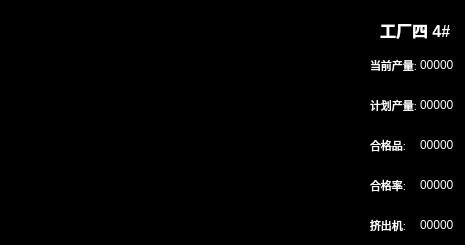
     <widget class="QFrame" name="frame_curve16">
      <property name="geometry">
       <rect>
        <x>1440</x>
        <y>765</y>
        <width>465</width>
        <height>245</height>
       </rect>
      </property>
      <property name="styleSheet">
       <string notr="true">background-color: rgb(0, 0, 0);</string>
      </property>
      <property name="frameShape">
       <enum>QFrame::StyledPanel</enum>
      </property>
      <property name="frameShadow">
       <enum>QFrame::Raised</enum>
      </property>
      <widget class="QWidget" name="curve16_data1" native="true">
       <property name="geometry">
        <rect>
         <x>370</x>
         <y>50</y>
         <width>95</width>
         <height>30</height>
        </rect>
       </property>
       <widget class="QLabel" name="curve16_data1_title">
        <property name="geometry">
         <rect>
          <x>0</x>
          <y>0</y>
          <width>50</width>
          <height>30</height>
         </rect>
        </property>
        <property name="font">
         <font>
          <pointsize>8</pointsize>
          <weight>50</weight>
          <bold>false</bold>
         </font>
        </property>
        <property name="layoutDirection">
         <enum>Qt::LeftToRight</enum>
        </property>
        <property name="autoFillBackground">
         <bool>false</bool>
        </property>
        <property name="styleSheet">
         <string notr="true">color: rgb(255, 255, 255);</string>
        </property>
        <property name="text">
         <string>当前产量:</string>
        </property>
       </widget>
       <widget class="QLabel" name="curve16_data1_data">
        <property name="geometry">
         <rect>
          <x>50</x>
          <y>0</y>
          <width>45</width>
          <height>30</height>
         </rect>
        </property>
        <property name="styleSheet">
         <string notr="true">color: rgb(255, 255, 255);</string>
        </property>
        <property name="text">
         <string>00000</string>
        </property>
       </widget>
      </widget>
      <widget class="QWidget" name="curve16_data2" native="true">
       <property name="geometry">
        <rect>
         <x>370</x>
         <y>90</y>
         <width>95</width>
         <height>30</height>
        </rect>
       </property>
       <widget class="QLabel" name="curve16_data2_title">
        <property name="geometry">
         <rect>
          <x>0</x>
          <y>0</y>
          <width>50</width>
          <height>30</height>
         </rect>
        </property>
        <property name="font">
         <font>
          <pointsize>8</pointsize>
          <weight>50</weight>
          <bold>false</bold>
         </font>
        </property>
        <property name="layoutDirection">
         <enum>Qt::LeftToRight</enum>
        </property>
        <property name="autoFillBackground">
         <bool>false</bool>
        </property>
        <property name="styleSheet">
         <string notr="true">color: rgb(255, 255, 255);</string>
        </property>
        <property name="text">
         <string>计划产量:</string>
        </property>
       </widget>
       <widget class="QLabel" name="curve16_data2_data">
        <property name="geometry">
         <rect>
          <x>50</x>
          <y>0</y>
          <width>45</width>
          <height>30</height>
         </rect>
        </property>
        <property name="styleSheet">
         <string notr="true">color: rgb(255, 255, 255);</string>
        </property>
        <property name="text">
         <string>00000</string>
        </property>
       </widget>
      </widget>
      <widget class="QWidget" name="curve16_data3" native="true">
       <property name="geometry">
        <rect>
         <x>370</x>
         <y>130</y>
         <width>95</width>
         <height>30</height>
        </rect>
       </property>
       <widget class="QLabel" name="curve16_data3_title">
        <property name="geometry">
         <rect>
          <x>0</x>
          <y>0</y>
          <width>50</width>
          <height>30</height>
         </rect>
        </property>
        <property name="font">
         <font>
          <pointsize>8</pointsize>
          <weight>50</weight>
          <bold>false</bold>
         </font>
        </property>
        <property name="layoutDirection">
         <enum>Qt::LeftToRight</enum>
        </property>
        <property name="autoFillBackground">
         <bool>false</bool>
        </property>
        <property name="styleSheet">
         <string notr="true">color: rgb(255, 255, 255);</string>
        </property>
        <property name="text">
         <string>合格品:</string>
        </property>
       </widget>
       <widget class="QLabel" name="curve16_data3_data">
        <property name="geometry">
         <rect>
          <x>50</x>
          <y>0</y>
          <width>45</width>
          <height>30</height>
         </rect>
        </property>
        <property name="styleSheet">
         <string notr="true">color: rgb(255, 255, 255);</string>
        </property>
        <property name="text">
         <string>00000</string>
        </property>
       </widget>
      </widget>
      <widget class="QWidget" name="curve16_data4" native="true">
       <property name="geometry">
        <rect>
         <x>370</x>
         <y>170</y>
         <width>95</width>
         <height>30</height>
        </rect>
       </property>
       <widget class="QLabel" name="curve16_data4_title">
        <property name="geometry">
         <rect>
          <x>0</x>
          <y>0</y>
          <width>50</width>
          <height>30</height>
         </rect>
        </property>
        <property name="font">
         <font>
          <pointsize>8</pointsize>
          <weight>50</weight>
          <bold>false</bold>
         </font>
        </property>
        <property name="layoutDirection">
         <enum>Qt::LeftToRight</enum>
        </property>
        <property name="autoFillBackground">
         <bool>false</bool>
        </property>
        <property name="styleSheet">
         <string notr="true">color: rgb(255, 255, 255);</string>
        </property>
        <property name="text">
         <string>合格率:</string>
        </property>
       </widget>
       <widget class="QLabel" name="curve16_data4_data">
        <property name="geometry">
         <rect>
          <x>50</x>
          <y>0</y>
          <width>45</width>
          <height>30</height>
         </rect>
        </property>
        <property name="styleSheet">
         <string notr="true">color: rgb(255, 255, 255);</string>
        </property>
        <property name="text">
         <string>00000</string>
        </property>
       </widget>
      </widget>
      <widget class="QWidget" name="curve16_data5" native="true">
       <property name="geometry">
        <rect>
         <x>370</x>
         <y>210</y>
         <width>95</width>
         <height>30</height>
        </rect>
       </property>
       <widget class="QLabel" name="curve16_data5_title">
        <property name="geometry">
         <rect>
          <x>0</x>
          <y>0</y>
          <width>50</width>
          <height>30</height>
         </rect>
        </property>
        <property name="font">
         <font>
          <pointsize>8</pointsize>
          <weight>50</weight>
          <bold>false</bold>
         </font>
        </property>
        <property name="layoutDirection">
         <enum>Qt::LeftToRight</enum>
        </property>
        <property name="autoFillBackground">
         <bool>false</bool>
        </property>
        <property name="styleSheet">
         <string notr="true">color: rgb(255, 255, 255);</string>
        </property>
        <property name="text">
         <string>挤出机:</string>
        </property>
       </widget>
       <widget class="QLabel" name="curve16_data5_data">
        <property name="geometry">
         <rect>
          <x>50</x>
          <y>0</y>
          <width>45</width>
          <height>30</height>
         </rect>
        </property>
        <property name="styleSheet">
         <string notr="true">color: rgb(255, 255, 255);</string>
        </property>
        <property name="text">
         <string>00000</string>
        </property>
       </widget>
      </widget>
      <widget class="QLabel" name="curve16_title">
       <property name="geometry">
        <rect>
         <x>380</x>
         <y>10</y>
         <width>80</width>
         <height>40</height>
        </rect>
       </property>
       <property name="font">
        <font>
         <pointsize>12</pointsize>
         <weight>75</weight>
         <bold>true</bold>
        </font>
       </property>
       <property name="layoutDirection">
        <enum>Qt::LeftToRight</enum>
       </property>
       <property name="autoFillBackground">
        <bool>false</bool>
       </property>
       <property name="styleSheet">
        <string notr="true">color: rgb(255, 255, 255);</string>
       </property>
       <property name="text">
        <string>工厂四 4#</string>
       </property>
      </widget>
      <widget class="QWidget" name="curve16" native="true">
       <property name="geometry">
        <rect>
         <x>0</x>
         <y>0</y>
         <width>370</width>
         <height>245</height>
        </rect>
       </property>
      </widget>
     </widget>
